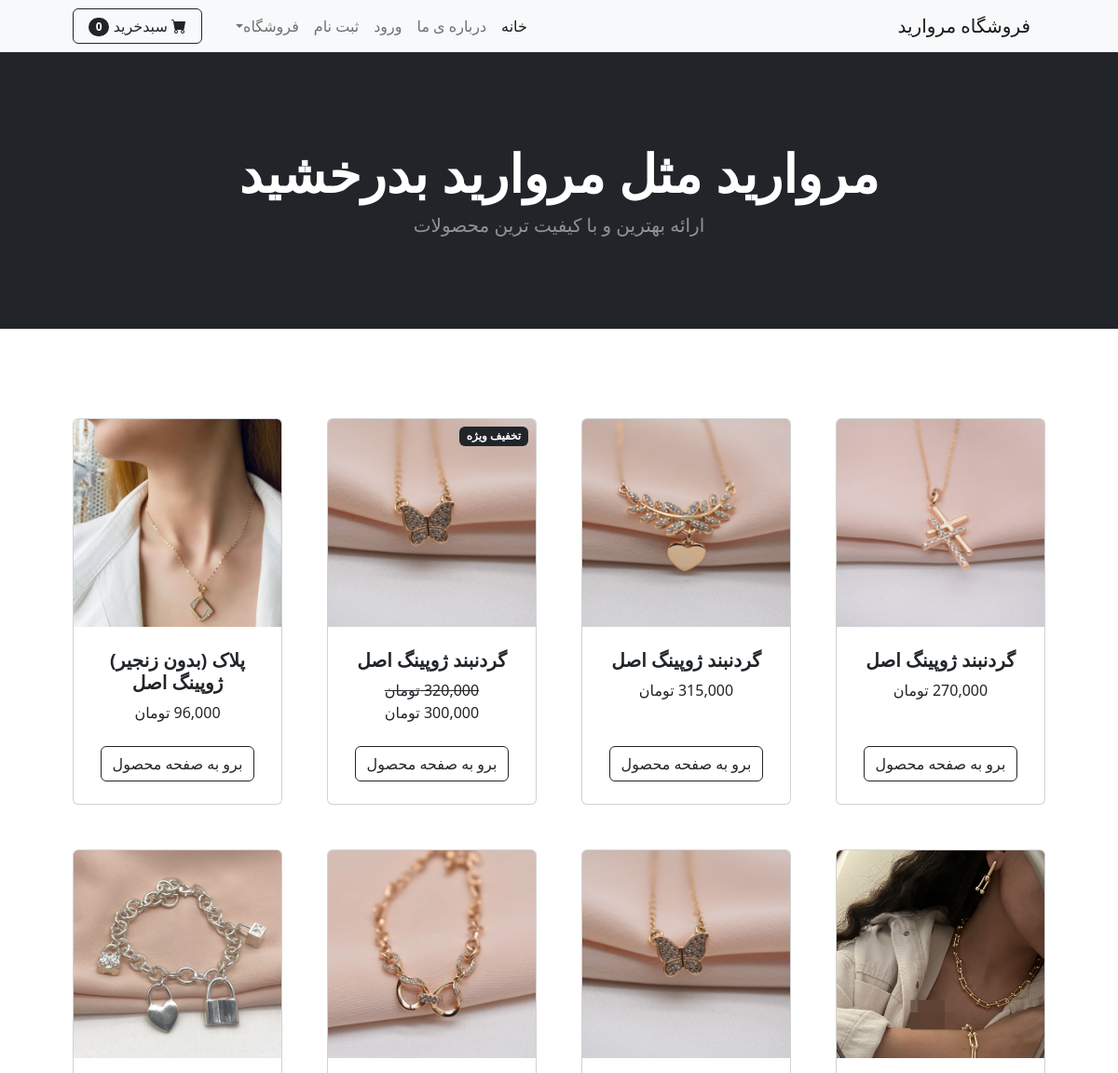
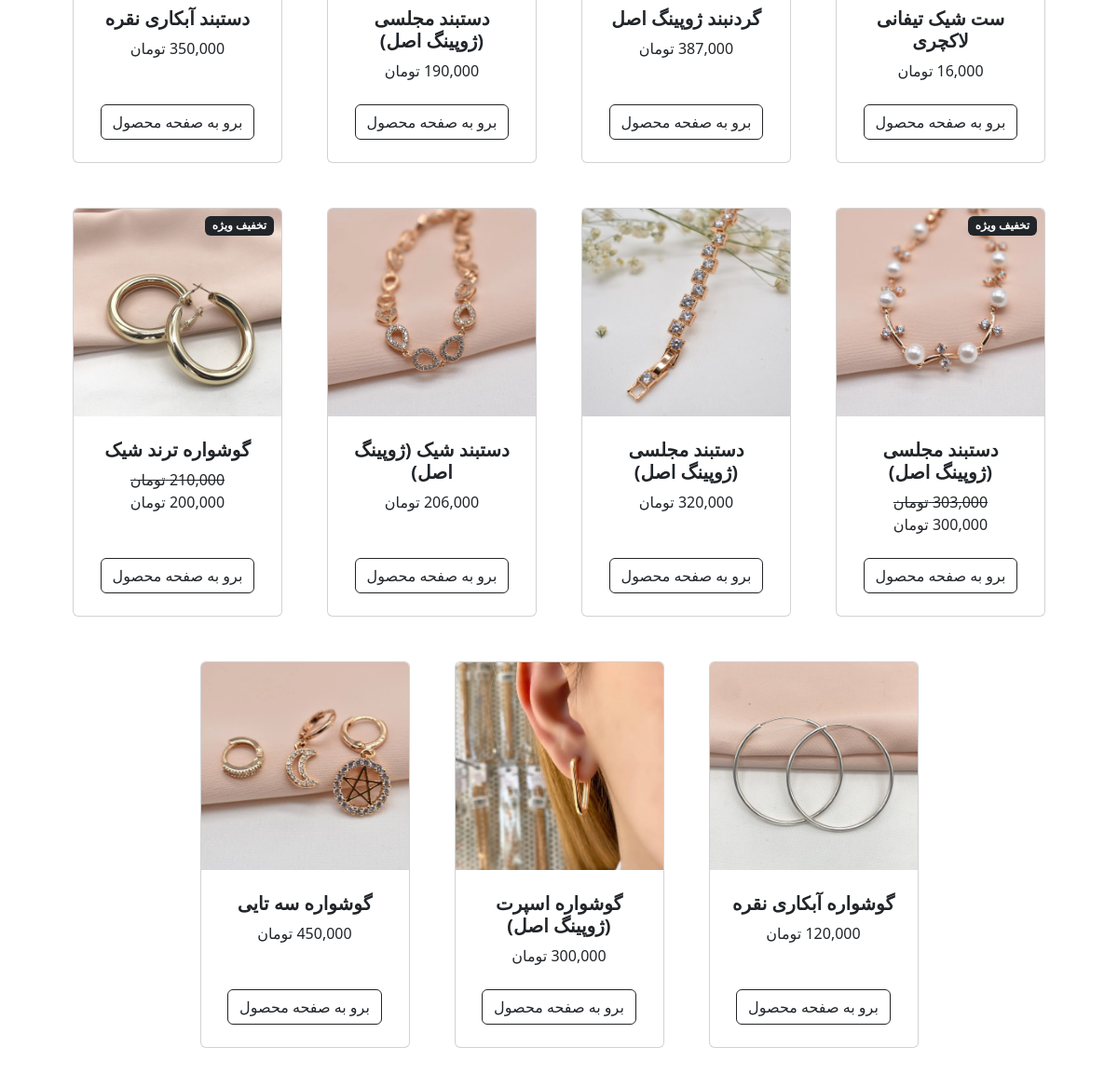
The page / on the database its author committed (2 pictures, top to bottom).
### shop/models.py (models this page shows, shortened)
class Product(models.Model):
    name=models.CharField(max_length=40)
    descriptions=models.CharField(max_length=500,default='',blank=True,null=True)
    price=models.DecimalField(default=0,decimal_places=0,max_digits=50)
    Category=models.ForeignKey(Category,on_delete=models.CASCADE,default=1)
    picture=models.ImageField(upload_to='uploads/products/')
    is_sale=models.BooleanField(default=False)
    sale_price=models.DecimalField(default=0,decimal_places=0,max_digits=12)
    star=models.IntegerField(default=0,validators=[MaxValueValidator(5),MinValueValidator(0)])

### shop/views.py (the view)
# urls.py: path('',views.helloworld,name="home"),
def helloworld(request):
    all_products =Product.objects.all()
    return render(request,'index.html',{'products':all_products})

### cart/cart.py (called while the page is built)
    def __len__(self):
        return len(self.cart)

### cart/context_processors.py (called while the page is built)
def cart(request):
    return{'cart':Cart(request)}

### shop/templates/index.html (shortened to what this page needs)
{% extends "base.html" %}
{% load static %}
{% load humanize %}
{% block content%}
    <header class="bg-dark py-5">
        <div class="container px-4 px-lg-5 my-5">
            <div class="text-center text-white">
                <h1 class="display-4 fw-bolder"> مروارید مثل مروارید بدرخشید </h1>
                <p class="lead fw-normal text-white-50 mb-0">ارائه بهترین و با کیفیت ترین محصولات</p>
            </div>
        </div>
    </header>
    <section class="py-5">
        <div class="container px-4 px-lg-5 mt-5">
            <div class="row gx-4 gx-lg-5 row-cols-2 row-cols-md-3 row-cols-xl-4 justify-content-center">
                {% for item in products %}
                {% if item.is_sale %}
                <div class="col mb-5">
                    <div class="card h-100">
                        <div class="badge bg-dark text-white position-absolute" style="top: 0.5rem; right: 0.5rem">تخفیف
                            ویژه
                        </div>
                        <img class="card-img-top" src="{{ item.picture.url}}" alt="..." />
                    <div class="card-body p-4">
                        <div class="text-center">
                            <h5 class="fw-bolder">{{ item.name}}</h5>
                            <Strike> {{ item.price | intcomma }} تومان </Strike> <br>
                            {{ item.sale_price | intcomma }} تومان
                        </div>
                    </div>
                    <div class="card-footer p-4 pt-0 border-top-0 bg-transparent">
                        <div class="text-center"><a class="btn btn-outline-dark mt-auto" href="{% url 'product' item.id %}">برو به صفحه محصول</a>
                        </div>
                    </div>
                </div>
            </div>
            {% else %}
            <div class="col mb-5">
                <div class="card h-100">
                    <img class="card-img-top" src="{{ item.picture.url}}" alt="..." />
                    <div class="card-body p-4">
                        <div class="text-center">
                            <h5 class="fw-bolder">{{ item.name}}</h5>
                            {{ item.price | intcomma}} تومان
                        </div>
                    </div>
                    <div class="card-footer p-4 pt-0 border-top-0 bg-transparent">
                        <div class="text-center"><a class="btn btn-outline-dark mt-auto" href="{% url 'product' item.id %}">برو به صفحه محصول</a>
                        </div>
                    </div>
                </div>
            </div>
            {% endif %}
            {% endfor %}
{% endblock %}

### rows shown on the page
Product: picture (picture), name "گردنبند ژوپینگ اصل", price "270,000"
Product: picture (picture), name "گردنبند ژوپینگ اصل", price "315,000"
Product: picture (picture), name "گردنبند ژوپینگ اصل", price "320,000", sale_price "300,000"
Product: picture (picture), name "پلاک (بدون زنجیر) ژوپینگ اصل"
Product: picture (picture), name "ست شیک تیفانی لاکچری"
Product: picture (picture), name "گردنبند ژوپینگ اصل", price "387,000"
Product: picture (picture), name "دستبند مجلسی (ژوپینگ اصل)", price "190,000"
Product: picture (picture), name "دستبند آبکاری نقره", price "350,000"
Product: picture (picture), name "دستبند مجلسی (ژوپینگ اصل)", price "303,000", sale_price "300,000"
Product: picture (picture), name "دستبند مجلسی (ژوپینگ اصل)", price "320,000"
Product: picture (picture), name "دستبند شیک (ژوپینگ اصل)", price "206,000"
Product: picture (picture), name "گوشواره ترند شیک", price "210,000", sale_price "200,000"
Product: picture (picture), name "گوشواره آبکاری نقره"
Product: picture (picture), name "گوشواره اسپرت (ژوپینگ اصل)"
Product: picture (picture), name "گوشواره سه تایی", price "450,000"

### other values the page prints
{{ cart|length }} "0"
